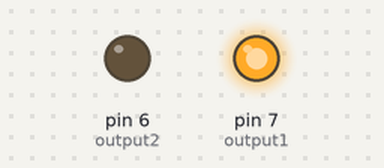
This sketch was run on a simulated Arduino Uno, built with avr-gcc and run on an emulated ATmega328P. Shown: output pins drawn as LEDs (lit = HIGH).

Above: at 0.1 s.
Timing chart, 0 to 1.6 s (numbered marks = the images above):
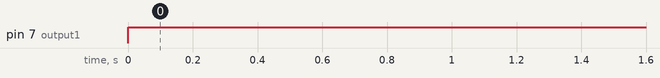

Measured:
- by itself, pin 7 (output1): LOW → HIGH at 0.00 s

The sketch:

dc_motor_1.ino
```cpp
// C++ code
//
int output1 = 7;
int output2 = 6;

void setup()
{
  pinMode(output1, OUTPUT);
  pinMode(output2, OUTPUT);
}

void loop()
{
  digitalWrite(output1, HIGH);
  delay(1000); // Wait for 1000 millisecond(s)
  digitalWrite(output2, LOW);
  delay(1000); // Wait for 1000 millisecond(s)


}
```
